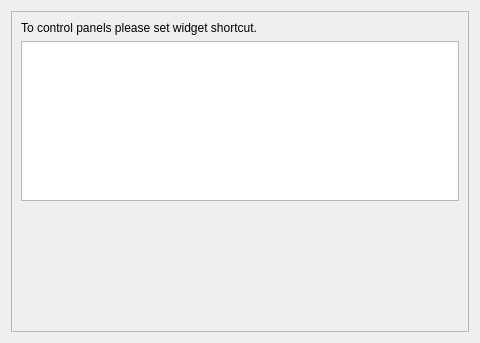
<?xml version="1.0" encoding="UTF-8"?>
<ui version="4.0">
 <class>ToggleWindow</class>
 <widget class="QWidget" name="ToggleWindow">
  <property name="geometry">
   <rect>
    <x>0</x>
    <y>0</y>
    <width>480</width>
    <height>343</height>
   </rect>
  </property>
  <property name="minimumSize">
   <size>
    <width>480</width>
    <height>320</height>
   </size>
  </property>
  <property name="windowTitle">
   <string notr="true">Toggle Window</string>
  </property>
  <layout class="QGridLayout" name="gridLayout">
   <item row="0" column="0">
    <widget class="QScrollArea" name="scrollArea">
     <property name="widgetResizable">
      <bool>true</bool>
     </property>
     <widget class="QWidget" name="scrollAreaWidgetContents">
      <property name="geometry">
       <rect>
        <x>0</x>
        <y>0</y>
        <width>464</width>
        <height>327</height>
       </rect>
      </property>
      <layout class="QVBoxLayout" name="verticalLayout">
       <item>
        <widget class="QLabel" name="label_info">
         <property name="text">
          <string>To control panels please set widget shortcut.</string>
         </property>
        </widget>
       </item>
       <item>
        <widget class="QListWidget" name="listWidget_list"/>
       </item>
       <item>
        <spacer name="spacer_widget">
         <property name="orientation">
          <enum>Qt::Vertical</enum>
         </property>
         <property name="sizeHint" stdset="0">
          <size>
           <width>20</width>
           <height>152</height>
          </size>
         </property>
        </spacer>
       </item>
      </layout>
     </widget>
    </widget>
   </item>
  </layout>
 </widget>
 <resources/>
 <connections/>
</ui>
